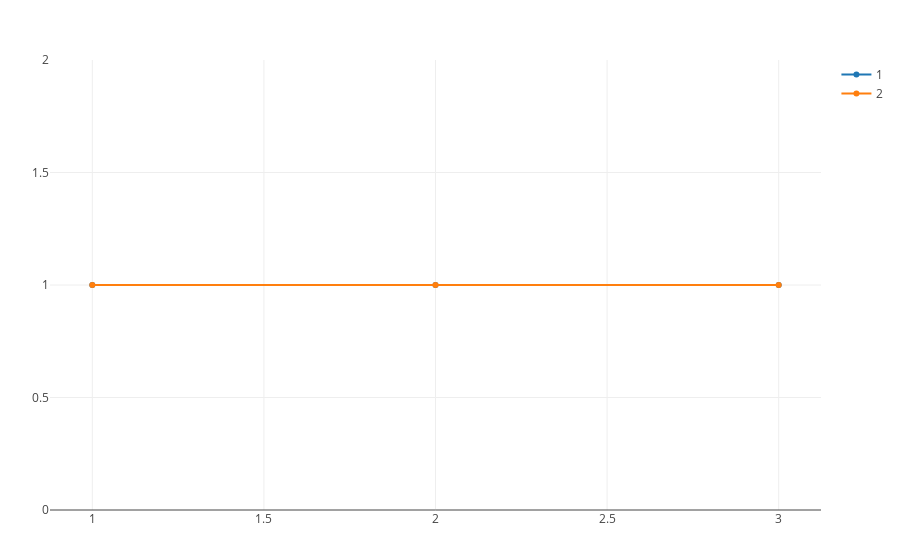
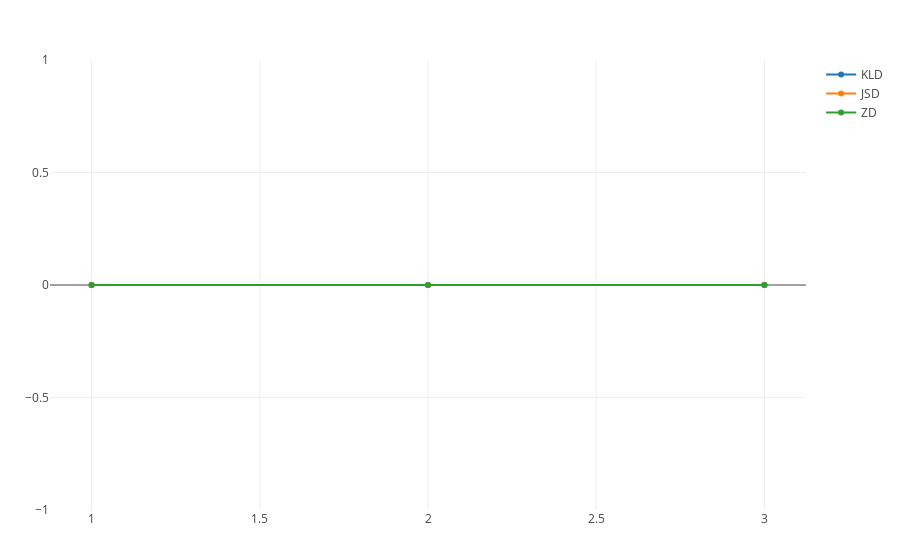
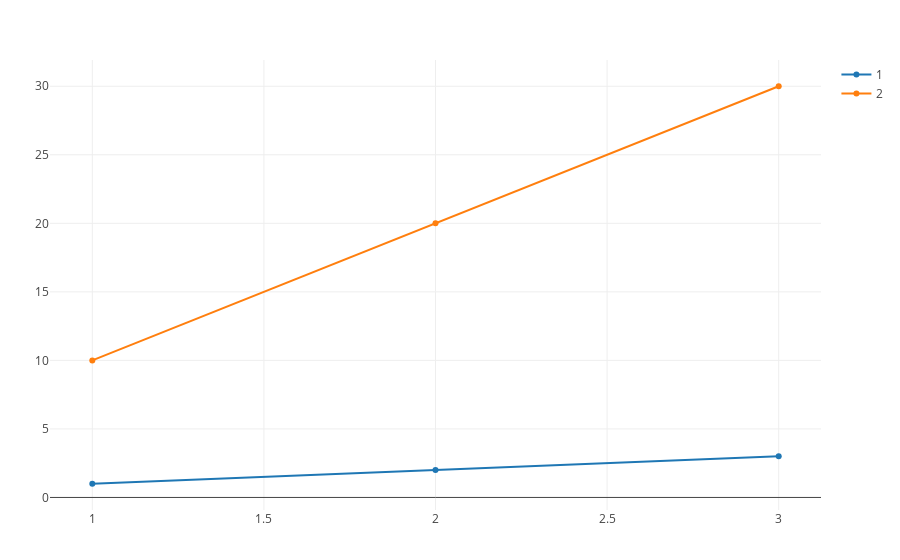
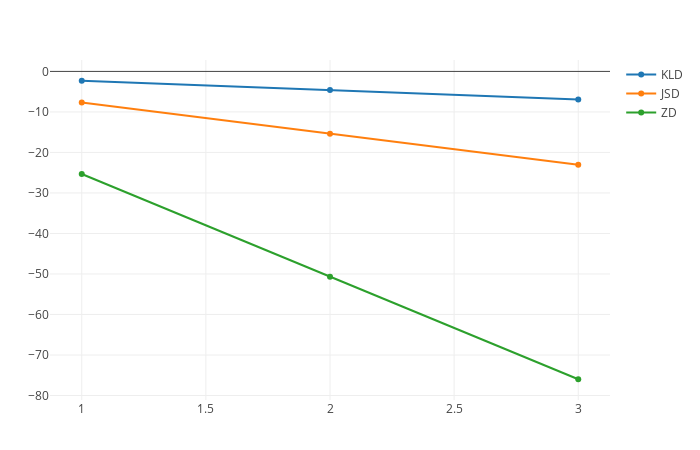

Notebook source saved alongside these figures, in order:
### Code cell
for (v_1, v_2) in (([1, 1, 1], [1, 1, 1]), ([1, 2, 3], [10, 20, 30]))
    plot_x_y((v_1, v_2))

    kld = compute_kld(v_1, v_2)

    jsd = compute_jsd(v_1, v_2)

    zd = compute_zd(v_1, v_2)

    plot_x_y((kld, jsd, zd); name_ = ("KLD", "JSD", "ZD"))

end

### Figure 1 — Plotly figure (JSON) as saved in the notebook; plotly's stock layout.template omitted (floating-point values rounded to 4 significant figures)
{"data": [{"name": "1", "type": "scatter", "x": [1, 2, 3], "y": [1, 1, 1]}, {"name": "2", "type": "scatter", "x": [1, 2, 3], "y": [1, 1, 1]}], "layout": {"autosize": false, "margin": {"b": 50, "l": 50, "r": 50, "t": 60}, "templateaa": "plotly_white", "title": null, "xaxis": {"title": null}, "yaxis": {"title": null}}}

### Figure 2 — Plotly figure (JSON) as saved in the notebook; plotly's stock layout.template omitted (floating-point values rounded to 4 significant figures)
{"data": [{"name": "KLD", "type": "scatter", "x": [1, 2, 3], "y": [0, 0, 0]}, {"name": "JSD", "type": "scatter", "x": [1, 2, 3], "y": [0, 0, 0]}, {"name": "ZD", "type": "scatter", "x": [1, 2, 3], "y": [0, 0, 0]}], "layout": {"autosize": false, "margin": {"b": 50, "l": 50, "r": 50, "t": 60}, "templateaa": "plotly_white", "title": null, "xaxis": {"title": null}, "yaxis": {"title": null}}}

### Figure 3 — Plotly figure (JSON) as saved in the notebook; plotly's stock layout.template omitted (floating-point values rounded to 4 significant figures)
{"data": [{"name": "1", "type": "scatter", "x": [1, 2, 3], "y": [1, 2, 3]}, {"name": "2", "type": "scatter", "x": [1, 2, 3], "y": [10, 20, 30]}], "layout": {"autosize": false, "margin": {"b": 50, "l": 50, "r": 50, "t": 60}, "templateaa": "plotly_white", "title": null, "xaxis": {"title": null}, "yaxis": {"title": null}}}

### Figure 4 — Plotly figure (JSON) as saved in the notebook; plotly's stock layout.template omitted (floating-point values rounded to 4 significant figures)
{"data": [{"name": "KLD", "type": "scatter", "x": [1, 2, 3], "y": [-2.303, -4.605, -6.908]}, {"name": "JSD", "type": "scatter", "x": [1, 2, 3], "y": [-7.683, -15.37, -23.05]}, {"name": "ZD", "type": "scatter", "x": [1, 2, 3], "y": [-25.33, -50.66, -75.99]}], "layout": {"autosize": false, "height": 450, "margin": {"b": 50, "l": 50, "r": 50, "t": 60}, "templateaa": "plotly_white", "title": null, "width": 700, "xaxis": {"autorange": true, "range": [0.872, 3.128], "title": null, "type": "linear"}, "yaxis": {"autorange": true, "range": [-81.11, 2.819], "title": null, "type": "linear"}}}
